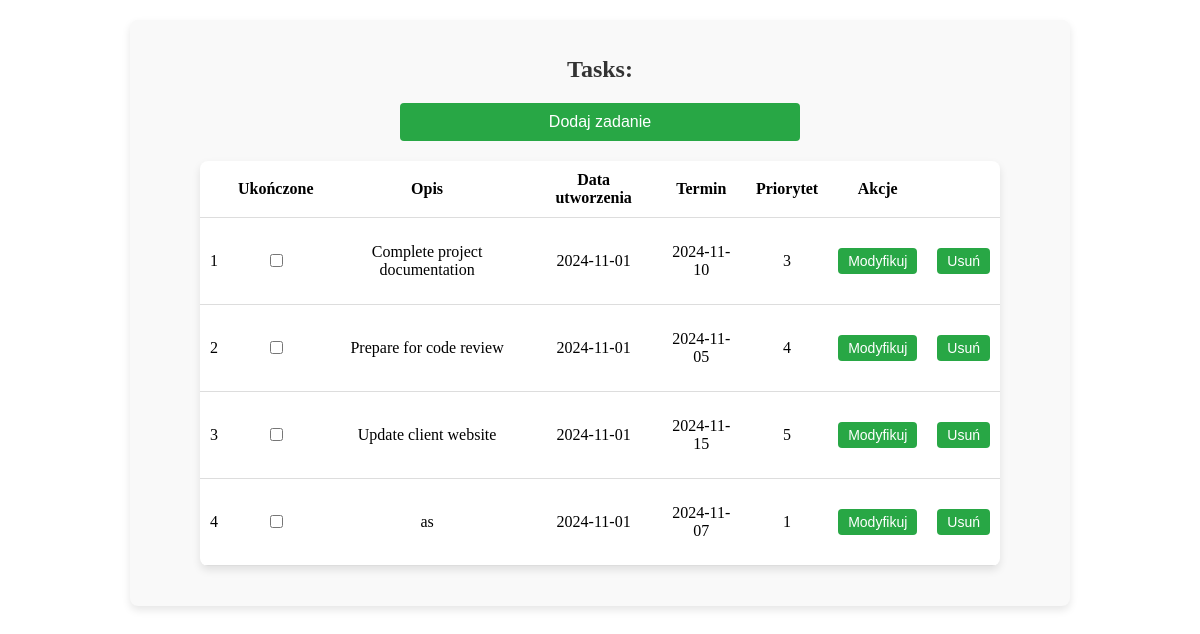
Before: / with the older database file.
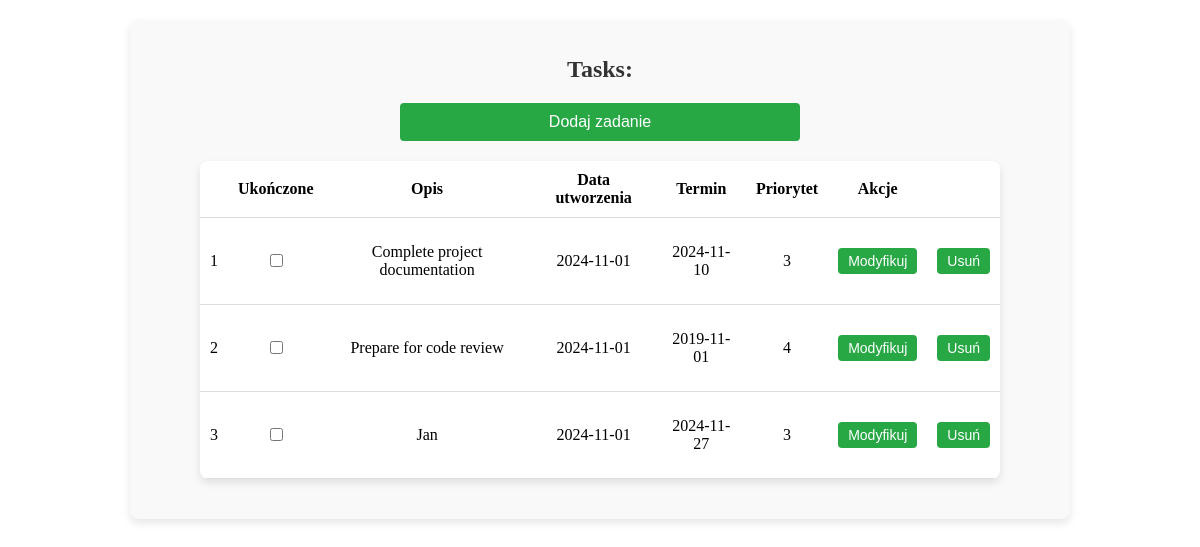
After: the same page with the newer database file.
### tables this page shows
CREATE TABLE tasks (    task_id INTEGER PRIMARY KEY AUTOINCREMENT,    description TEXT NOT NULL,    creation_date DATE DEFAULT (DATE('now')),    deadline_date DATE,    priority INTEGER CHECK(priority BETWEEN 1 AND 5),    completed BOOLEAN DEFAULT 0);

### app/Controllers/taskController.php (called while the page is built, shortened)
<?php
class TaskController {
    private $taskModel;
    public function __construct($model) {
        $this->taskModel = $model;
    }
    public function index() {
        $rows = $this->taskModel->getAllTasks();
        include realpath(__DIR__ . '/../Views/taskView.php');
    }
}
?>

### app/Models/taskModel.php (called while the page is built, shortened)
<?php
class TaskModel {
    private $db;
    public function __construct($db) {
        $this->db = $db;
    }
    public function getAllTasks() {
        $query = "SELECT * FROM tasks";
        $result = $this->db->query($query);
        $allRows = [];
        while ($row = $result->fetchArray(SQLITE3_ASSOC)) {
            $allRows[] = $row;
        }
        return $allRows;
    }
}
?>

### app/Views/taskView.php (the view, shortened to what this page needs)
<?php $rowNumber = 1; ?>
<div>
    <h1>Tasks: </h1>
    <form method="post" action="">
        <input type="submit" name="addTaskButton" value="Dodaj zadanie" />
    </form>
    <?php if (!empty($rows)): ?>
        <table>
            <thead>
                <tr>
                    <th></th>
                    <th>Ukończone</th>
                    <th>Opis</th>
                    <th>Data utworzenia</th>
                    <th>Termin</th>
                    <th>Priorytet</th>
                    <th rowspan="2">Akcje</th>
                    <th></th>
                </tr>
            </thead>
            <tbody>
            <?php foreach($rows as $row): ?>
                <tr>
                    <td><?php echo $rowNumber++; ?></td>
                    <td><input type="checkbox" name="completed"></td>
                    <td><?php echo htmlspecialchars($row['description']); ?></td>
                    <td><?php echo htmlspecialchars($row['creation_date']); ?></td>
                    <td><?php echo htmlspecialchars($row['deadline_date']); ?></td>
                    <td><?php echo htmlspecialchars($row['priority']); ?></td>
                    <td>
                        <form method="post" action="">
                            <input type="submit" name="updateTaskButton" value="Modyfikuj">
                        </form>
                    </td>
                    <td>
                        <form method="post" action="">
                            <input type="submit" name="deleteTaskButton" value="Usuń">
                        </form>
                    </td>
                </tr>
            <?php endforeach; ?>
            </tbody>
        </table>
    <?php else: ?>
        <h1>Nie ma zadań. :c</h1>
    <?php endif; ?>
</div>

### index.php (shortened to what this page needs)
<!DOCTYPE html>
<html lang="en">
<head>
</head>
<body>
    <?php
        require_once realpath( __DIR__ . '/app/Models/taskModel.php');
        require_once realpath( __DIR__ . '/app/Controllers/taskController.php');
        $db = new SQLite3(DB_PATH);
        $taskModel = new TaskModel($db);
        $taskController = new TaskController($taskModel);
        if (isset($_POST['deleteTaskButton'])) {
            $taskController->deleteTask($_POST['taskId']);
        } elseif (isset($_POST['updateTaskButton']) || isset($_POST['updateData'])) {
            $taskController->updateForm($_POST['taskId']);
        } elseif (isset($_POST['addTaskButton']) || isset($_POST['addData'])) {
            $taskController->addForm();
        } else {
            $taskController->index();
        }
    ?>
</body>
</html>

### index.php (style rules this page uses)
form { max-width: 400px; margin: 20px auto; }
div { max-width: 900px; margin: 20px auto; }
form[name="form"], div { padding: 20px; background-color: #f9f9f9; border-radius: 8px; box-shadow: 0 4px 8px rgba(0, 0, 0, 0.1); }
form h2, div h1 { text-align: center; font-size: 24px; color: #333; margin-bottom: 20px; }
form input[type="submit"] { width: 100%; padding: 10px; background-color: #28a745; color: #fff; border: none; border-radius: 4px; font-size: 16px; cursor: pointer; transition: background-color 0.3s; }
table { width: 100%; max-width: 800px; margin: 20px auto; border-collapse: collapse; background-color: #fff; box-shadow: 0 4px 8px rgba(0, 0, 0, 0.1); border-radius: 8px; overflow: hidden; }
table th, table td { padding: 10px; border-bottom: 1px solid #ddd; text-align: center; }
table input[type="submit"] { padding: 5px 10px; color: #fff; border: none; border-radius: 4px; cursor: pointer; transition: background-color 0.3s; font-size: 14px; }
table input[type="submit"]:not(.delete) { background-color: #28a745; }

Changed rows visible on the page:
removed tasks: description "Update client website", creation_date "2024-11-01", deadline_date "2024-11-15", priority "5"
removed tasks: description "as", creation_date "2024-11-01", deadline_date "2024-11-07", priority "1"
changed tasks "Prepare for code review": deadline_date "2024-11-05" → "2019-11-01"
added tasks: description "Jan", creation_date "2024-11-01", deadline_date "2024-11-27", priority "3"
